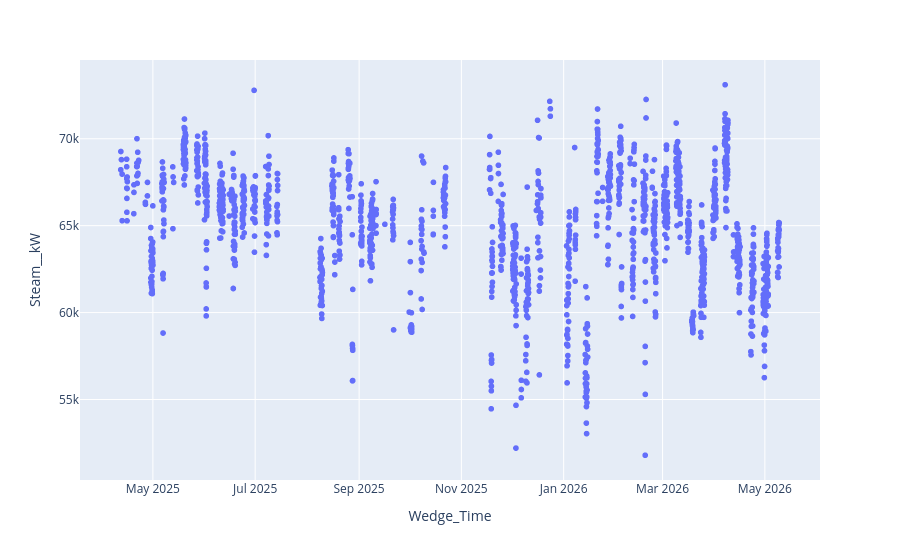

This figure's notebook cell:
### Code cell
fig = px.scatter(turnup_data[turnup_data.AB_Grade_ID==6010120].reset_index(), x="Wedge_Time", y="Steam__kW")
fig.show()

### Figure 1 — Plotly figure (JSON) as saved in the notebook; plotly's stock layout.template omitted (floating-point values rounded to 4 significant figures; data arrays with more than 128 entries replaced by an {"elided": "..."} marker saying what was removed)
{"data": [{"hovertemplate": "Wedge_Time=%{x}<br>Steam__kW=%{y}<extra></extra>", "legendgroup": "", "marker": {"color": "#636efa", "symbol": "circle"}, "mode": "markers", "name": "", "showlegend": false, "type": "scattergl", "x": {"elided": "1969 str values"}, "xaxis": "x", "y": {"elided": "1969 float values"}, "yaxis": "y"}], "layout": {"legend": {"tracegroupgap": 0}, "margin": {"t": 60}, "xaxis": {"anchor": "y", "domain": [0, 1], "title": {"text": "Wedge_Time"}}, "yaxis": {"anchor": "x", "domain": [0, 1], "title": {"text": "Steam__kW"}}}}
